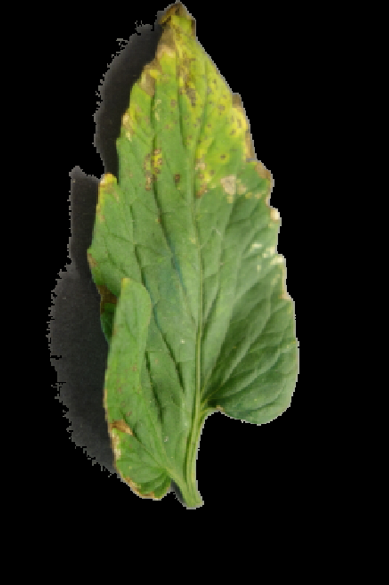
#> input picture tests/part2/leaf1.png, 389 x 585 px
$ python hsv_shadow_removal.py
#> lines starting #> are read from the running program, lines starting #| are printed output that depends on the picture; after the words box and inside, x2 and y2 are one past the last pixel; in counts of white or black regions, pixels touching at a corner belong together
# -*- coding: utf-8 -*-
"""
Created on Sat May 20 10:05:26 2023
SHADOW REMOVAL HSV METHOD
@author: naray
"""

import numpy as np
import cv2
import matplotlib.pyplot as plt
image = cv2.imread('leaf1.png')
#> image is the input picture: shape (585, 389, 3); mean B, G, R 23.7, 46.9, 39.5
blank_mask = np.zeros(image.shape, dtype=np.uint8)
original = image.copy()
hsv = cv2.cvtColor(image, cv2.COLOR_BGR2HSV)
#> hsv: shape (585, 389, 3); mean H, S, V 14.5, 43.7, 47.3

# lower and upper are ranges for Hue, Saturation, and Value.
# Value (intensity) is fairly high.
lower = np.array([18, 42, 69])
upper = np.array([179, 255, 255])
mask = cv2.inRange(hsv, lower, upper)
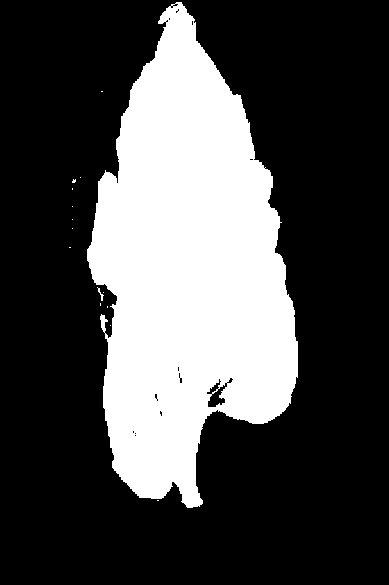
#> mask: shape (585, 389); 29.4% white; 15 white regions (13 under 20 px)
cv2.imshow("Mask (Different from the blank mask. This is just HSV result of cv2.inRange)", mask)
h, s, v = cv2.split(hsv)
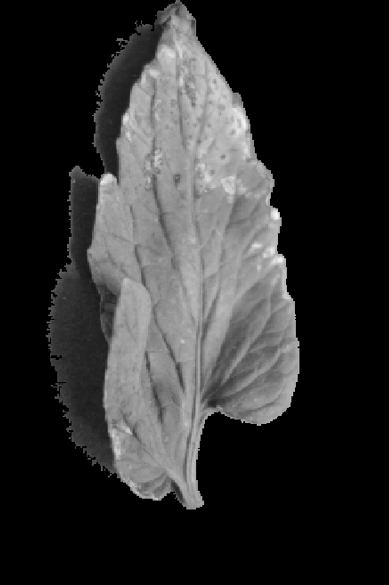
#> v: shape (585, 389); min 0, max 246, mean 47.3
cv2.imshow("Hue", h)
cv2.imshow("Saturation", s)
cv2.imshow("value", v)

cv2.imshow("In Range H", cv2.bitwise_and(h, mask))
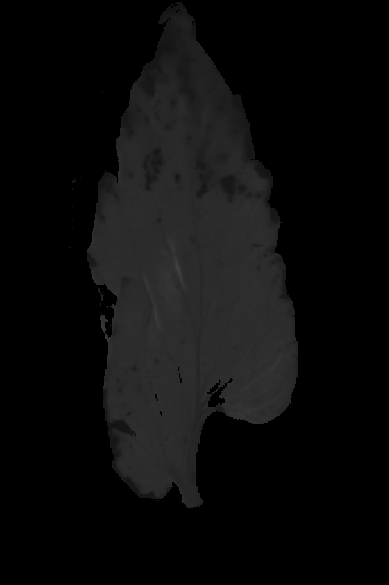
#> window 'In Range H': shape (585, 389); min 0, max 66, mean 11.9
cv2.imshow("In Range S", cv2.bitwise_and(s, mask))
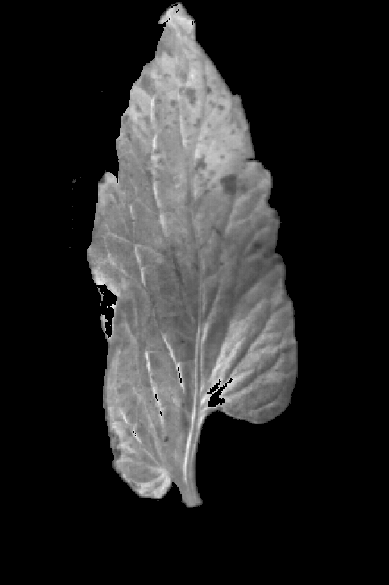
#> window 'In Range S': shape (585, 389); min 0, max 248, mean 39.8
cv2.imshow("In Range V", cv2.bitwise_and(v, mask))
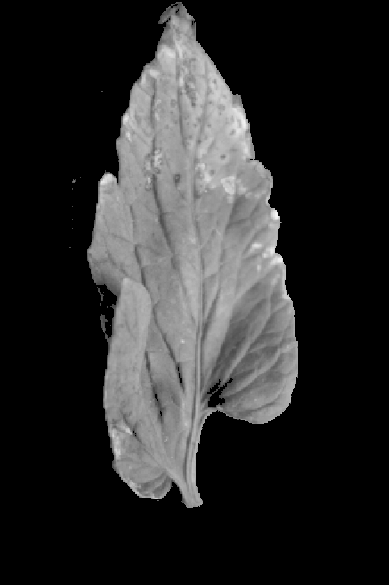
#> window 'In Range V': shape (585, 389); min 0, max 246, mean 43.4

# The above line shows the rough regions of the leaf (there are some missing holes in the image, but no shadow region is present).
# There is also some noise present in the image.
cnts = cv2.findContours(mask, cv2.RETR_EXTERNAL, cv2.CHAIN_APPROX_SIMPLE)
#> cnts = 15 contours, 14 with area under 20; largest, box (x1, y1, x2, y2) and area: (87, 2, 298, 508) 66443

cnts = cnts[0] if len(cnts) == 2 else cnts[1]

# Reversing : White becomes black, and black becomes white because of reverse=True.
cnts = sorted(cnts, key=cv2.contourArea, reverse=True)
for c in cnts:
    # For all contours, on the blank mask, draw a filled contour of color white.
    cv2.drawContours(blank_mask,[c], -1, (255,255,255), -1)
    break
#> this loop made 1 pass
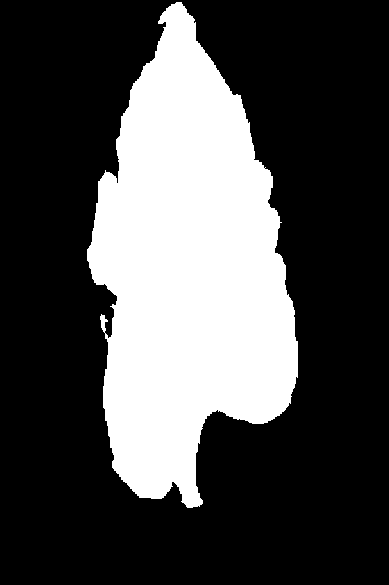
#> blank_mask: shape (585, 389, 3); 29.5% white; 1 white region, box (x1, y1, x2, y2) and area: (87, 2, 298, 508) 67133

result = cv2.bitwise_and(original,blank_mask)
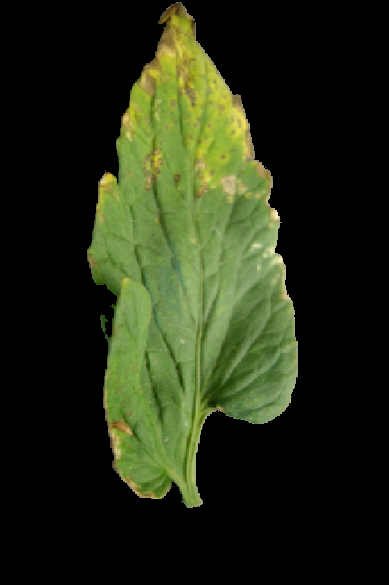
#> result: shape (585, 389, 3); mean B, G, R 20.5, 43.1, 35.8
cv2.imshow('original', original)
cv2.imshow('mask', blank_mask)
cv2.imshow('result', result)
cv2.waitKey()
